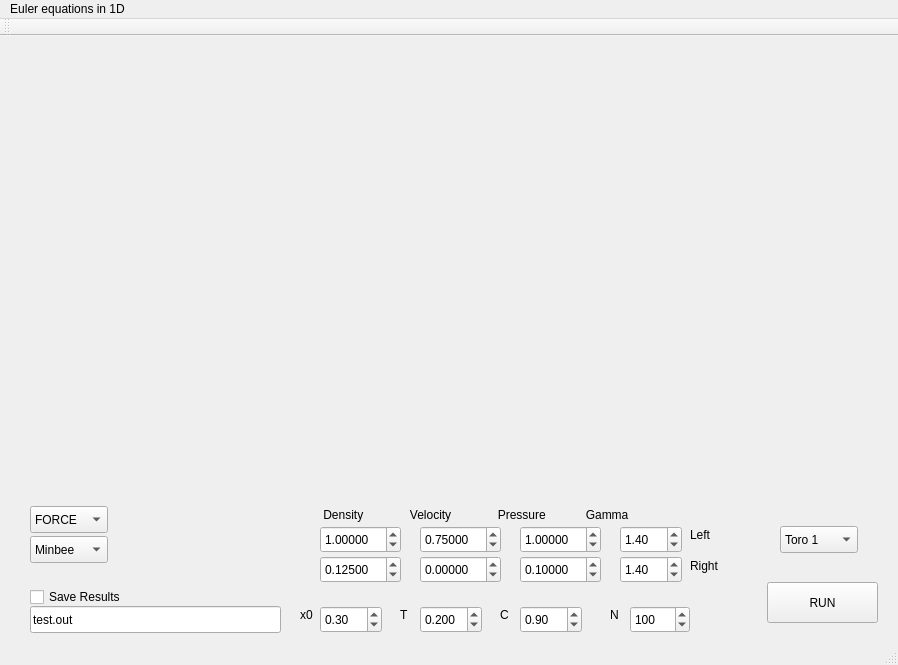
<?xml version="1.0" encoding="UTF-8"?>
<ui version="4.0">
 <class>MainWindow</class>
 <widget class="QMainWindow" name="MainWindow">
  <property name="geometry">
   <rect>
    <x>0</x>
    <y>0</y>
    <width>898</width>
    <height>665</height>
   </rect>
  </property>
  <property name="windowTitle">
   <string>MainWindow</string>
  </property>
  <widget class="QWidget" name="centralWidget">
   <widget class="QPushButton" name="runButton">
    <property name="geometry">
     <rect>
      <x>767</x>
      <y>546</y>
      <width>111</width>
      <height>41</height>
     </rect>
    </property>
    <property name="text">
     <string>RUN</string>
    </property>
   </widget>
   <widget class="QCustomPlot" name="densityPlot" native="true">
    <property name="geometry">
     <rect>
      <x>30</x>
      <y>20</y>
      <width>411</width>
      <height>211</height>
     </rect>
    </property>
   </widget>
   <widget class="QCustomPlot" name="velocityPlot" native="true">
    <property name="geometry">
     <rect>
      <x>460</x>
      <y>20</y>
      <width>411</width>
      <height>211</height>
     </rect>
    </property>
   </widget>
   <widget class="QCustomPlot" name="pressurePlot" native="true">
    <property name="geometry">
     <rect>
      <x>30</x>
      <y>250</y>
      <width>411</width>
      <height>211</height>
     </rect>
    </property>
   </widget>
   <widget class="QCustomPlot" name="energyPlot" native="true">
    <property name="geometry">
     <rect>
      <x>460</x>
      <y>250</y>
      <width>411</width>
      <height>211</height>
     </rect>
    </property>
   </widget>
   <widget class="QComboBox" name="testCombo">
    <property name="geometry">
     <rect>
      <x>780</x>
      <y>490</y>
      <width>78</width>
      <height>27</height>
     </rect>
    </property>
    <item>
     <property name="text">
      <string>Toro 1</string>
     </property>
    </item>
    <item>
     <property name="text">
      <string>Toro 2</string>
     </property>
    </item>
    <item>
     <property name="text">
      <string>Toro 3</string>
     </property>
    </item>
    <item>
     <property name="text">
      <string>Toro 4</string>
     </property>
    </item>
    <item>
     <property name="text">
      <string>Toro 5</string>
     </property>
    </item>
    <item>
     <property name="text">
      <string>MiniProject 1</string>
     </property>
    </item>
    <item>
     <property name="text">
      <string>MiniProject 2</string>
     </property>
    </item>
   </widget>
   <widget class="QComboBox" name="schemeCombo">
    <property name="geometry">
     <rect>
      <x>30</x>
      <y>470</y>
      <width>78</width>
      <height>27</height>
     </rect>
    </property>
    <item>
     <property name="text">
      <string>FORCE</string>
     </property>
    </item>
    <item>
     <property name="text">
      <string>FLIC</string>
     </property>
    </item>
    <item>
     <property name="text">
      <string>SLIC</string>
     </property>
    </item>
   </widget>
   <widget class="QComboBox" name="limiterCombo">
    <property name="geometry">
     <rect>
      <x>30</x>
      <y>500</y>
      <width>78</width>
      <height>27</height>
     </rect>
    </property>
    <item>
     <property name="text">
      <string>Minbee</string>
     </property>
    </item>
    <item>
     <property name="text">
      <string>Vanleer</string>
     </property>
    </item>
    <item>
     <property name="text">
      <string>Superbee</string>
     </property>
    </item>
   </widget>
   <widget class="QDoubleSpinBox" name="rhoL">
    <property name="geometry">
     <rect>
      <x>320</x>
      <y>490</y>
      <width>81</width>
      <height>27</height>
     </rect>
    </property>
    <property name="decimals">
     <number>5</number>
    </property>
    <property name="singleStep">
     <double>0.100000000000000</double>
    </property>
    <property name="value">
     <double>1.000000000000000</double>
    </property>
   </widget>
   <widget class="QDoubleSpinBox" name="uL">
    <property name="geometry">
     <rect>
      <x>420</x>
      <y>490</y>
      <width>81</width>
      <height>27</height>
     </rect>
    </property>
    <property name="decimals">
     <number>5</number>
    </property>
    <property name="minimum">
     <double>-100.000000000000000</double>
    </property>
    <property name="maximum">
     <double>100.000000000000000</double>
    </property>
    <property name="value">
     <double>0.750000000000000</double>
    </property>
   </widget>
   <widget class="QDoubleSpinBox" name="pL">
    <property name="geometry">
     <rect>
      <x>520</x>
      <y>490</y>
      <width>81</width>
      <height>27</height>
     </rect>
    </property>
    <property name="decimals">
     <number>5</number>
    </property>
    <property name="maximum">
     <double>1000000.000000000000000</double>
    </property>
    <property name="singleStep">
     <double>0.100000000000000</double>
    </property>
    <property name="value">
     <double>1.000000000000000</double>
    </property>
   </widget>
   <widget class="QDoubleSpinBox" name="gammaL">
    <property name="geometry">
     <rect>
      <x>620</x>
      <y>490</y>
      <width>62</width>
      <height>27</height>
     </rect>
    </property>
    <property name="maximum">
     <double>5.000000000000000</double>
    </property>
    <property name="singleStep">
     <double>0.100000000000000</double>
    </property>
    <property name="value">
     <double>1.400000000000000</double>
    </property>
   </widget>
   <widget class="QDoubleSpinBox" name="rhoR">
    <property name="geometry">
     <rect>
      <x>320</x>
      <y>520</y>
      <width>81</width>
      <height>27</height>
     </rect>
    </property>
    <property name="decimals">
     <number>5</number>
    </property>
    <property name="singleStep">
     <double>0.100000000000000</double>
    </property>
    <property name="value">
     <double>0.125000000000000</double>
    </property>
   </widget>
   <widget class="QDoubleSpinBox" name="uR">
    <property name="geometry">
     <rect>
      <x>420</x>
      <y>520</y>
      <width>81</width>
      <height>27</height>
     </rect>
    </property>
    <property name="decimals">
     <number>5</number>
    </property>
    <property name="minimum">
     <double>-100.000000000000000</double>
    </property>
    <property name="maximum">
     <double>100.000000000000000</double>
    </property>
    <property name="value">
     <double>0.000000000000000</double>
    </property>
   </widget>
   <widget class="QDoubleSpinBox" name="pR">
    <property name="geometry">
     <rect>
      <x>520</x>
      <y>520</y>
      <width>81</width>
      <height>27</height>
     </rect>
    </property>
    <property name="decimals">
     <number>5</number>
    </property>
    <property name="maximum">
     <double>1000000.000000000000000</double>
    </property>
    <property name="singleStep">
     <double>0.100000000000000</double>
    </property>
    <property name="value">
     <double>0.100000000000000</double>
    </property>
   </widget>
   <widget class="QDoubleSpinBox" name="gammaR">
    <property name="geometry">
     <rect>
      <x>620</x>
      <y>520</y>
      <width>62</width>
      <height>27</height>
     </rect>
    </property>
    <property name="maximum">
     <double>5.000000000000000</double>
    </property>
    <property name="singleStep">
     <double>0.100000000000000</double>
    </property>
    <property name="value">
     <double>1.400000000000000</double>
    </property>
   </widget>
   <widget class="QLabel" name="label">
    <property name="geometry">
     <rect>
      <x>320</x>
      <y>470</y>
      <width>381</width>
      <height>17</height>
     </rect>
    </property>
    <property name="text">
     <string> Density              Velocity              Pressure            Gamma</string>
    </property>
   </widget>
   <widget class="QLabel" name="label_4">
    <property name="geometry">
     <rect>
      <x>690</x>
      <y>490</y>
      <width>31</width>
      <height>17</height>
     </rect>
    </property>
    <property name="text">
     <string>Left</string>
    </property>
   </widget>
   <widget class="QLabel" name="label_5">
    <property name="geometry">
     <rect>
      <x>690</x>
      <y>520</y>
      <width>41</width>
      <height>20</height>
     </rect>
    </property>
    <property name="text">
     <string>Right</string>
    </property>
   </widget>
   <widget class="QSpinBox" name="Cells">
    <property name="geometry">
     <rect>
      <x>630</x>
      <y>570</y>
      <width>60</width>
      <height>27</height>
     </rect>
    </property>
    <property name="minimum">
     <number>2</number>
    </property>
    <property name="maximum">
     <number>2000</number>
    </property>
    <property name="singleStep">
     <number>100</number>
    </property>
    <property name="value">
     <number>100</number>
    </property>
   </widget>
   <widget class="QLabel" name="label_2">
    <property name="geometry">
     <rect>
      <x>610</x>
      <y>570</y>
      <width>16</width>
      <height>17</height>
     </rect>
    </property>
    <property name="text">
     <string>N</string>
    </property>
   </widget>
   <widget class="QLabel" name="label_3">
    <property name="geometry">
     <rect>
      <x>500</x>
      <y>570</y>
      <width>16</width>
      <height>17</height>
     </rect>
    </property>
    <property name="text">
     <string>C</string>
    </property>
   </widget>
   <widget class="QDoubleSpinBox" name="CFL">
    <property name="geometry">
     <rect>
      <x>520</x>
      <y>570</y>
      <width>62</width>
      <height>27</height>
     </rect>
    </property>
    <property name="maximum">
     <double>1.000000000000000</double>
    </property>
    <property name="singleStep">
     <double>0.100000000000000</double>
    </property>
    <property name="value">
     <double>0.900000000000000</double>
    </property>
   </widget>
   <widget class="QDoubleSpinBox" name="Time">
    <property name="geometry">
     <rect>
      <x>420</x>
      <y>570</y>
      <width>62</width>
      <height>27</height>
     </rect>
    </property>
    <property name="decimals">
     <number>3</number>
    </property>
    <property name="maximum">
     <double>10.000000000000000</double>
    </property>
    <property name="singleStep">
     <double>0.005000000000000</double>
    </property>
    <property name="value">
     <double>0.200000000000000</double>
    </property>
   </widget>
   <widget class="QLabel" name="label_6">
    <property name="geometry">
     <rect>
      <x>400</x>
      <y>570</y>
      <width>16</width>
      <height>17</height>
     </rect>
    </property>
    <property name="text">
     <string>T</string>
    </property>
   </widget>
   <widget class="QDoubleSpinBox" name="x0">
    <property name="geometry">
     <rect>
      <x>320</x>
      <y>570</y>
      <width>62</width>
      <height>27</height>
     </rect>
    </property>
    <property name="decimals">
     <number>2</number>
    </property>
    <property name="maximum">
     <double>1.000000000000000</double>
    </property>
    <property name="singleStep">
     <double>0.050000000000000</double>
    </property>
    <property name="value">
     <double>0.300000000000000</double>
    </property>
   </widget>
   <widget class="QLabel" name="label_7">
    <property name="geometry">
     <rect>
      <x>300</x>
      <y>570</y>
      <width>16</width>
      <height>17</height>
     </rect>
    </property>
    <property name="text">
     <string>x0</string>
    </property>
   </widget>
   <widget class="QCheckBox" name="saveResults">
    <property name="geometry">
     <rect>
      <x>30</x>
      <y>550</y>
      <width>121</width>
      <height>22</height>
     </rect>
    </property>
    <property name="text">
     <string>Save Results</string>
    </property>
    <property name="tristate">
     <bool>false</bool>
    </property>
   </widget>
   <widget class="QLineEdit" name="fileName">
    <property name="geometry">
     <rect>
      <x>30</x>
      <y>570</y>
      <width>251</width>
      <height>27</height>
     </rect>
    </property>
    <property name="text">
     <string>test.out</string>
    </property>
   </widget>
  </widget>
  <widget class="QMenuBar" name="menuBar">
   <property name="geometry">
    <rect>
     <x>0</x>
     <y>0</y>
     <width>898</width>
     <height>25</height>
    </rect>
   </property>
   <widget class="QMenu" name="menuEuler_equations_in_1D">
    <property name="title">
     <string>Euler equations in 1D</string>
    </property>
   </widget>
   <addaction name="menuEuler_equations_in_1D"/>
  </widget>
  <widget class="QToolBar" name="mainToolBar">
   <attribute name="toolBarArea">
    <enum>TopToolBarArea</enum>
   </attribute>
   <attribute name="toolBarBreak">
    <bool>false</bool>
   </attribute>
  </widget>
  <widget class="QStatusBar" name="statusBar"/>
 </widget>
 <layoutdefault spacing="6" margin="11"/>
 <customwidgets>
  <customwidget>
   <class>QCustomPlot</class>
   <extends>QWidget</extends>
   <header>qcustomplot.h</header>
   <container>1</container>
  </customwidget>
 </customwidgets>
 <resources/>
 <connections/>
</ui>
